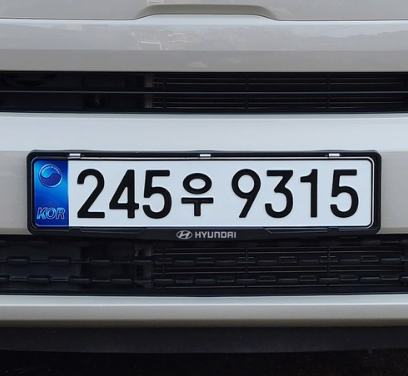
#> input picture 7. 이미지다루기 및 데이터셋 구축/1207/car.png, 408 x 376 px, found by its file name
$ python 3_1_plate.py
#> lines starting #> are read from the running program, lines starting #| are printed output that depends on the picture; after the words box and inside, x2 and y2 are one past the last pixel; in counts of white or black regions, pixels touching at a corner belong together
import cv2
import matplotlib.pyplot as plt
import numpy as np


def imshow(src, windowName='show', close=True):
    cv2.imshow(windowName, src)
    cv2.waitKey(0)
    if close:
        cv2.destroyAllWindows()


img_ori = cv2.imread('car.png')
#> img_ori is the input picture: shape (376, 408, 3); mean B, G, R 105.9, 98.5, 94.2
'''
channel : BGR
height : height
width : width
'''

height, width, channel = img_ori.shape
#> height = 376; width = 408; channel = 3
print(height, width, channel)
#| 376 408 3

# Convert Image to grayscale
img_gray = cv2.cvtColor(img_ori, cv2.COLOR_BGR2GRAY)

# Convolution Gaussian Filter
img_blurred = cv2.GaussianBlur(img_gray, ksize=(5, 5), sigmaX=0)

img_blur_thresh = cv2.adaptiveThreshold(
    img_blurred,
    maxValue=255.0,
    adaptiveMethod=cv2.ADAPTIVE_THRESH_GAUSSIAN_C,
    thresholdType=cv2.THRESH_BINARY_INV,
    blockSize=19,  # odd over 3
    C=9
)
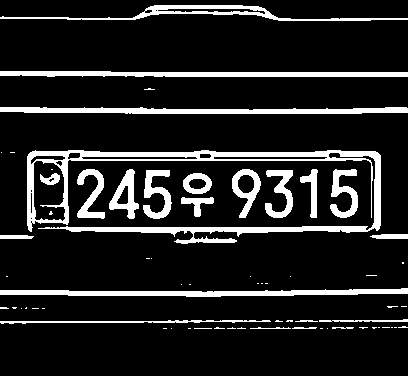
#> img_blur_thresh: shape (376, 408); 13.2% white; 66 white regions (43 under 20 px), largest, box (x1, y1, x2, y2) and area: (27, 150, 381, 244) 6035, (0, 107, 408, 114) 2124, (0, 288, 408, 297) 2094

img_thresh = cv2.adaptiveThreshold(
    img_gray,
    maxValue=255.0,
    adaptiveMethod=cv2.ADAPTIVE_THRESH_GAUSSIAN_C,
    thresholdType=cv2.THRESH_BINARY_INV,
    blockSize=19,  # odd over 3
    C=9
)
#> img_thresh: shape (376, 408); 17.1% white; 542 white regions (455 under 20 px)
plt.figure(figsize=(15, 15))
img_type = ['gray', 'blur', 'orig_thresh', 'blur_thres']
img_type_array = [img_gray, img_blurred, img_thresh, img_blur_thresh]

# [6 lines of commented-out code are left out]

contours, _ = cv2.findContours(
    img_blur_thresh,
    mode=cv2.RETR_LIST,
    method=cv2.CHAIN_APPROX_SIMPLE
)
#> contours = 84 contours, 52 with area under 20; largest, box (x1, y1, x2, y2) and area: (27, 150, 381, 244) 7312, (0, 107, 408, 114) 1712, (0, 288, 408, 297) 1682, (33, 160, 66, 222) 1682, (0, 71, 408, 77) 1603

temp_result = np.zeros((height, width, channel), dtype=np.uint8)
# cv2.drawContours(temp_result, contours=contours, contourIdx=-1, color=(0,255,0))
# imshow(temp_result, 'temp_Result')

contours_dict = []

for i, contour in enumerate(contours):
    x, y, w, h = cv2.boundingRect(contour)
    contours_dict.append(
        {
            'contour': contour,
            'x': x,
            'y': y,
            'w': w,
            'h': h,
            'cx': x + (w / 2),
            'cy': y + (h / 2)
        }
    )
    cv2.rectangle(temp_result, pt1=(x, y), pt2=(x + w, y + h), color=(255, 255, 255), thickness=2)
#> this loop made 84 passes
#> (x, y, w, h) on passes 1, 5, 11, 12, 13, 14, 15, 16, 17, 18, 19, 20: (327, 328, 1, 1), (171, 328, 1, 1), (372, 327, 5, 2), (359, 327, 9, 2), (332, 327, 22, 2), (292, 327, 25, 2), (250, 327, 41, 2), (237, 327, 9, 2), (227, 327, 9, 2), (214, 327, 11, 2), (398, 326, 10, 2), (295, 320, 23, 2)
#> (contour, x, y, w, h) on passes 2, 3, 4, 6, 7, 8: ([[320, 328], [322, 328]], 320, 328, 3, 1), ([[194, 328], [211, 328]], 194, 328, 18, 1), ([[188, 328], [190, 328]], 188, 328, 3, 1), ([[163, 328], [166, 328]], 163, 328, 4, 1), ([[394, 327], [396, 327]], 394, 327, 3, 1), ([[391, 327], [392, 327]], 391, 327, 2, 1)
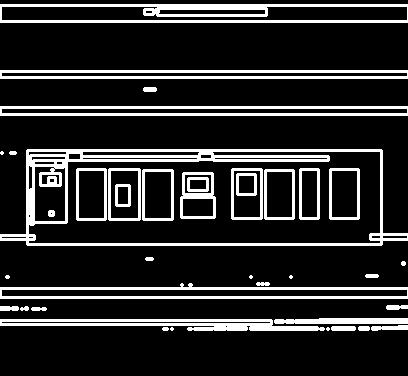
#> temp_result: shape (376, 408, 3); 16.3% white; 39 white regions (6 under 20 px), largest, box (x1, y1, x2, y2) and area: (0, 149, 408, 246) 5935, (0, 4, 408, 23) 3268, (0, 283, 408, 299) 2494
#> after the loop, contours_dict = 84 items
    # cv2.imshow('temp_result', temp_result)
    # cv2.waitKey(0)
# imshow(temp_result)

MIN_AREA = 80
MIN_WIDTH, MIN_HEIGHT = 2, 8
MIN_RATIO, MAX_RATIO = 0.25, 0.8

possible_contours = []

cnt = 0
for d in contours_dict:
    area = d['w'] * d['h']
    ratio = d['w'] / d['h']

    if area > MIN_AREA and d['w'] > MIN_WIDTH and d['h'] > MIN_HEIGHT and MIN_RATIO < ratio < MAX_RATIO:
        d['idx'] = cnt
        cnt += 1
        possible_contours.append(d)
#> this loop made 84 passes
#> (area, ratio) on passes 13, 14, 15, 18, 19, 20, 23, 24, 32, 33, 46, 47: (44, 11), (50, 12.5), (82, 20.5), (22, 5.5), (20, 5), (46, 11.5), (1084, 67.75), (267, 29.67), (22, 5.5), (3672, 45.33), (136, 8.5), (190, 7.6)
#> after the loop, cnt = 9; possible_contours = 9 items

temp_result = np.zeros((height, width, channel), dtype=np.uint8)

for d in possible_contours:
    cv2.rectangle(temp_result, (d['x'], d['y']), (d['x'] + d['w'], d['y'] + d['h']), (0, 255, 0))
#> this loop made 9 passes
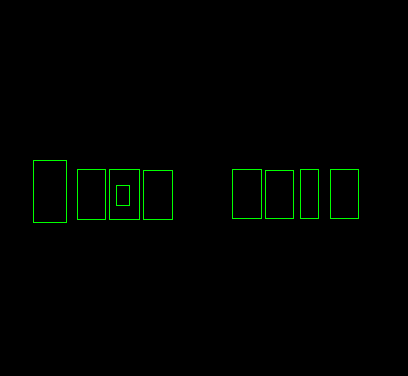
#> temp_result: shape (376, 408, 3); mean of channels 0, 1, 2 0, 2.2, 0; drawn as B, G, R
# imshow(temp_result, 'temp_result')

MAX_DIAG_MULTIPLYER = 5
MAX_ANGLE_DIFF = 12.0
MAX_AREA_DIFF = 0.5
MAX_WIDTH_DIFF = 0.8
MAX_HEIGHT_DIFF = 0.2
MIN_N_MATCHED = 3


def find_chars(contour_list):
    matched_result_idx = []
    for d1 in contour_list:
        matched_contour_idx = []
        for d2 in contour_list:
            if d1['idx'] == d2['idx']:
                continue

            dx = abs(d1['cx'] - d2['cx'])
            dy = abs(d1['cy'] - d2['cy'])

            diagonal_length1 = np.sqrt(d1['w'] ** 2 + d1['h'] ** 2)
            # print(type(d1['cx']), type(d1['cy']) ,type(d2['cx']), type(d2['cy']))
            distance = np.linalg.norm(np.array([d1['cx'], d1['cy']]) - np.array([d2['cx'], d2['cy']]))
            if dx == 0:
                angle_diff = 90
            else:
                angle_diff = np.degrees(np.arctan(dy / dx))

            area_diff = abs(d1['w'] * d1['h'] - d2['w'] * d2['h']) / (d1['w'] * d1['h'])
            width_diff = abs(d1['w'] - d2['w']) / d1['w']
            height_diff = abs(d1['h'] - d2['h']) / d1['h']

            if distance < diagonal_length1 * MAX_DIAG_MULTIPLYER \
                    and angle_diff < MAX_ANGLE_DIFF and area_diff < MAX_AREA_DIFF \
                    and width_diff < MAX_WIDTH_DIFF and height_diff < MAX_HEIGHT_DIFF:
                matched_contour_idx.append(d2['idx'])

        matched_contour_idx.append(d1['idx'])

        if len(matched_contour_idx) < MIN_N_MATCHED:
            continue

        matched_result_idx.append(matched_contour_idx)
        unmatched_contour_idx = []
        for d4 in contour_list:
            if d4['idx'] not in matched_contour_idx:
                unmatched_contour_idx.append(d4['idx'])

        unmatched_contour = np.take(possible_contours, unmatched_contour_idx)
        recursive_contour_list = find_chars(unmatched_contour)

        for idx in recursive_contour_list:
            matched_result_idx.append(idx)

        break
#> this loop made 2 passes
#> after the loop, matched_result_idx = [[2, 3, 4, 5, 6, 7, 1]]
    return matched_result_idx


result_idx = find_chars(possible_contours)
#> result_idx = [[2, 3, 4, 5, 6, 7, 1]]

matched_result = []
for idx_list in result_idx:
    matched_result.append(np.take(possible_contours, idx_list))
#> this loop made 1 pass
#> after the loop, matched_result = 1 item

temp_result = np.zeros((height, width, channel), dtype=np.uint8)
#> temp_result: shape (376, 408, 3); every value is 0

for r in matched_result:
    for d in r:
        cv2.rectangle(temp_result, (d['x'], d['y']), (d['x'] + d['w'], d['y'] + d['h']), (0, 255, 0), thickness=2)
#> this loop made 1 pass
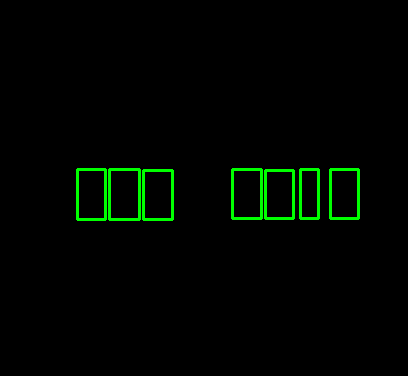
#> temp_result: shape (376, 408, 3); mean of channels 0, 1, 2 0, 5.3, 0; drawn as B, G, R

cv2.imshow('contours box', temp_result)
cv2.waitKey(0)

## Rotate plate image
PLATE_WIDTH_PADDING = 1.3
PLATE_HEIGHT_PADDING = 1.5
MIN_PLATE_RATIO = 3
MAX_PLATE_RATIO = 10

plate_imgs = []
plate_infos = []

for i, matched_chars in enumerate(matched_result):
    sorted_chars = sorted(matched_chars, key=lambda x: x['cx'])

    plate_cx = (sorted_chars[0]['cx'] + sorted_chars[-1]['cx']) / 2
    plate_cy = (sorted_chars[0]['cy'] + sorted_chars[-1]['cy']) / 2

    plate_width = (sorted_chars[-1]['x'] + sorted_chars[-1]['w'] - sorted_chars[0]['x']) * PLATE_WIDTH_PADDING
    sum_height = 0
    for d in sorted_chars:
        sum_height += d['h']

    plate_height = int(sum_height / len(sorted_chars) * PLATE_HEIGHT_PADDING)
    triangle_height = sorted_chars[-1]['cy'] - sorted_chars[0]['cy']
    triangle_hypotenus = np.linalg.norm(
        np.array([sorted_chars[0]['cx'], sorted_chars[0]['cy']]) -
        np.array([sorted_chars[-1]['cx'], sorted_chars[-1]['cy']])
    )
    angle = np.degrees(np.arcsin(triangle_height / triangle_hypotenus))
    rotation_matrix = cv2.getRotationMatrix2D(center=(plate_cx, plate_cy), angle=angle, scale=1.0)
    img_rotated = cv2.warpAffine(img_thresh, M=rotation_matrix, dsize=(width, height))

    img_cropped = cv2.getRectSubPix(
        img_rotated,
        patchSize=(int(plate_width), int(plate_height)),
        center=(int(plate_cx), int(plate_cy))
    )

    if img_cropped.shape[1] / img_cropped.shape[0] < MIN_PLATE_RATIO or img_cropped.shape[1] / img_cropped.shape[
        0] < MIN_PLATE_RATIO > MAX_PLATE_RATIO:
        continue

    x = int(plate_cx - plate_width/2)
    y = int(plate_cy - plate_height / 2)
    w = int(plate_width)
    h = int(plate_height)
    # num_idx = 0
    for num_idx, sorted_char in enumerate(sorted_chars):
        number_crop = cv2.getRectSubPix(
            img_rotated,
            patchSize=(int(sorted_char['w']), int(sorted_char['h'])),
            center =(int(sorted_char['cx']), int(sorted_char['cy'])),
        )
        plt.subplot(1, len(sorted_chars), num_idx+1)
        plt.imshow(number_crop, 'gray')
    plt.show()

    img_out = img_ori.copy()
    cv2.rectangle(img_out, (x, y), (x + w, y + h), (0, 255, 0), thickness=2)
    cv2.imshow('test', img_cropped)
    cv2.imshow('orig', img_out)
    cv2.waitKey(0)
#> this loop made 1 pass
#> (plate_cx, plate_cy, plate_width, plate_height, triangle_height, triangle_hypotenus, angle) on pass 1: (217.5, 193.8, 365.3, 73, -0.5, 253, -0.113)
#> pass 1, `img_cropped = cv2.getRectSubPix( img_rotated, patchSize=(int(plate_wid..`:
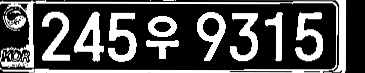
#> img_cropped: shape (73, 365); min 0, max 255, mean 77.8
#> pass 1, `plt.show()`:
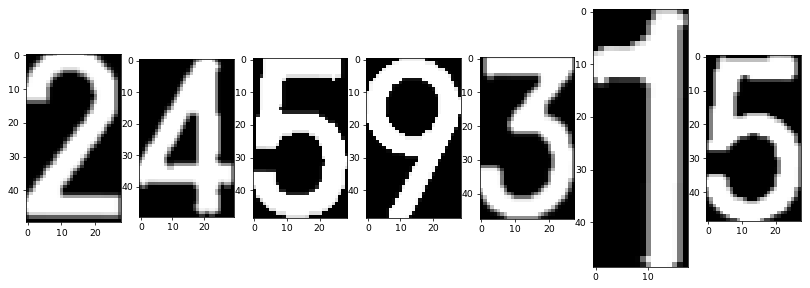
#> figure drawn by matplotlib, 7 panels
#> pass 1, `cv2.imshow('orig', img_out)`:
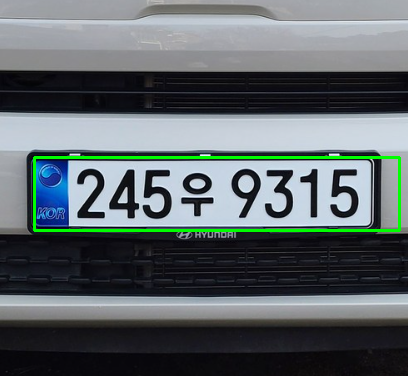
#> window 'orig': shape (376, 408, 3); mean B, G, R 104.4, 101.5, 93

$ run again, with 7. 이미지다루기 및 데이터셋 구축/1207/face.png copied over 7. 이미지다루기 및 데이터셋 구축/1207/car.png
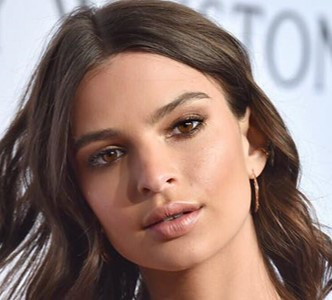
#> input picture 7. 이미지다루기 및 데이터셋 구축/1207/face.png, 332 x 300 px, found by its file name
#> img_ori is the input picture: shape (300, 332, 3); mean B, G, R 113.2, 120.1, 143.5
#| 300 332 3
#> img_blur_thresh: shape (300, 332); 11.8% white; 168 white regions (96 under 20 px), largest, box (x1, y1, x2, y2) and area: (0, 208, 50, 300) 906, (249, 177, 289, 300) 813, (0, 32, 67, 161) 797
#> img_thresh: shape (300, 332); 15.6% white; 575 white regions (490 under 20 px)
#> contours = 179 contours, 125 with area under 20; largest, box (x1, y1, x2, y2) and area: (0, 208, 50, 300) 710, (0, 32, 67, 161) 660, (249, 177, 289, 300) 654, (243, 74, 312, 207) 624, (158, 3, 252, 79) 584
#> the loop `for i, contour in enumerate(contours):` made 179 passes
#> (x, y, w, h) on passes 1, 2, 4: (15, 297, 1, 1), (19, 292, 4, 8), (312, 286, 4, 11)
#> after the loop `for i, contour in enumerate(contours):`:
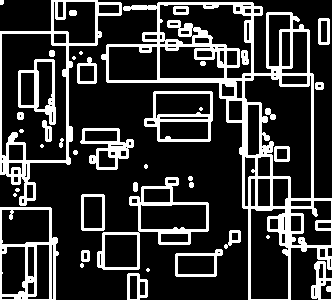
#> temp_result: shape (300, 332, 3); 21.1% white; 42 white regions (12 under 20 px), largest, box (x1, y1, x2, y2) and area: (101, 2, 332, 300) 9176, (0, 0, 122, 206) 2778, (97, 177, 209, 270) 1661
#> after the loop `for i, contour in enumerate(contours):`: contours_dict = 179 items
#> the loop `for d in contours_dict:` made 179 passes
#> (area, ratio) on passes 2, 4, 6, 7, 9, 14, 15, 16: (32, 0.5), (44, 0.364), (128, 0.5), (273, 0.619), (260, 0.385), (154, 0.318), (44, 0.364), (819, 1.86)
#> after the loop `for d in contours_dict:`: cnt = 25; possible_contours = 25 items
#> the loop `for d in possible_contours:` made 25 passes
#> after the loop `for d in possible_contours:`:
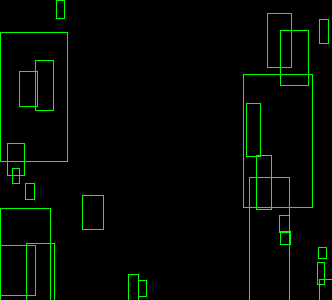
#> temp_result: shape (300, 332, 3); mean of channels 0, 1, 2 0, 8, 0; drawn as B, G, R
#> the loop in find_chars, `for d1 in contour_list:` made 25 passes
#> after the loop in find_chars, `for d1 in contour_list:`: matched_result_idx = []

$ run again, with 7. 이미지다루기 및 데이터셋 구축/1207/face01.png copied over 7. 이미지다루기 및 데이터셋 구축/1207/car.png
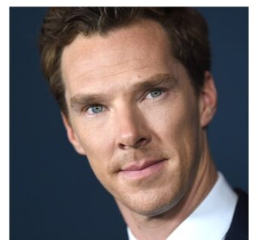
#> input picture 7. 이미지다루기 및 데이터셋 구축/1207/face01.png, 258 x 250 px, found by its file name
#> img_ori is the input picture: shape (250, 258, 3); mean B, G, R 110.6, 111, 120.6
#| 250 258 3
#> img_blur_thresh: shape (250, 258); 14.8% white; 61 white regions (35 under 20 px), largest, box (x1, y1, x2, y2) and area: (9, 6, 249, 240) 5608, (123, 146, 200, 221) 561, (129, 81, 170, 135) 487
#> img_thresh: shape (250, 258); 16.6% white; 175 white regions (143 under 20 px)
#> contours = 65 contours, 42 with area under 20; largest, box (x1, y1, x2, y2) and area: (9, 6, 249, 240) 4760, (129, 81, 170, 135) 448, (123, 146, 200, 221) 446, (134, 173, 217, 240) 362, (110, 157, 170, 175) 222
#> the loop `for i, contour in enumerate(contours):` made 65 passes
#> (x, y, w, h) on passes 3, 4, 5, 6, 7, 9, 10, 12: (169, 210, 7, 5), (233, 209, 11, 26), (172, 199, 1, 1), (174, 194, 3, 4), (198, 186, 1, 1), (180, 184, 3, 5), (146, 181, 6, 7), (199, 177, 4, 8)
#> after the loop `for i, contour in enumerate(contours):`:
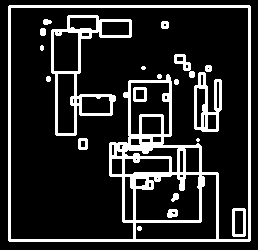
#> temp_result: shape (250, 258, 3); 15.9% white; 20 white regions (2 under 20 px), largest, box (x1, y1, x2, y2) and area: (8, 5, 251, 242) 6595, (51, 15, 132, 136) 1799, (194, 72, 222, 132) 796
#> after the loop `for i, contour in enumerate(contours):`: contours_dict = 65 items
#> the loop `for d in contours_dict:` made 65 passes
#> (area, ratio) on passes 3, 4, 10, 12, 13, 15, 16, 18: (35, 1.4), (286, 0.423), (42, 0.857), (32, 0.5), (160, 1.6), (5561, 1.24), (1080, 3.33), (28, 0.571)
#> after the loop `for d in contours_dict:`: cnt = 6; possible_contours = 6 items
#> the loop `for d in possible_contours:` made 6 passes
#> after the loop `for d in possible_contours:`:
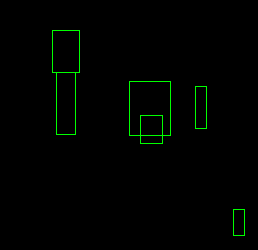
#> temp_result: shape (250, 258, 3); mean of channels 0, 1, 2 0, 3, 0; drawn as B, G, R
#> the loop in find_chars, `for d1 in contour_list:` made 6 passes
#> after the loop in find_chars, `for d1 in contour_list:`: matched_result_idx = []
